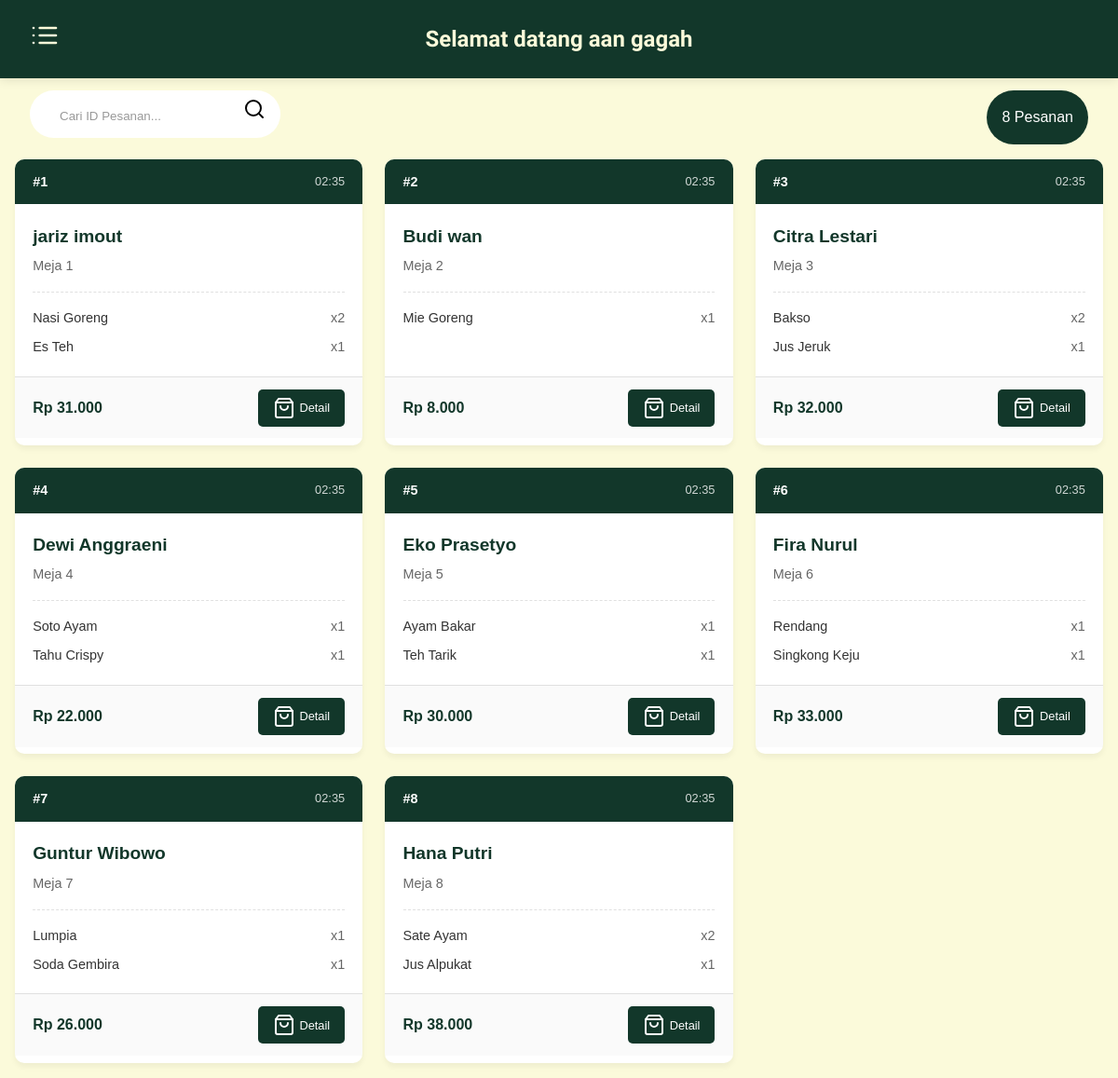
Page /kasir.php (signed in) on the committed database.
### tables this page shows
CREATE TABLE IF NOT EXISTS pesanan (
  id_pesanan INT AUTO_INCREMENT PRIMARY KEY,
  id_pelanggan INT NOT NULL,
  waktu_pesan TIMESTAMP DEFAULT CURRENT_TIMESTAMP,
  total_harga INT NOT NULL,
  pembayaran ENUM('Cash', 'Qris', 'Transfer') NOT NULL,
  FOREIGN KEY (id_pelanggan) REFERENCES pelanggan(id_pelanggan) ON DELETE CASCADE
);

CREATE TABLE IF NOT EXISTS pelanggan (
  id_pelanggan INT AUTO_INCREMENT PRIMARY KEY,
  nama VARCHAR(100) NOT NULL,
  no_meja INT NOT NULL
);

CREATE TABLE IF NOT EXISTS detail_pesanan (
  id INT AUTO_INCREMENT PRIMARY KEY,
  pesanan_id INT NOT NULL,
  menu_id INT NOT NULL,
  jumlah INT NOT NULL,
  FOREIGN KEY (pesanan_id) REFERENCES pesanan(id_pesanan) ON DELETE CASCADE,
  FOREIGN KEY (menu_id) REFERENCES menu(id_menu) ON DELETE CASCADE
);

CREATE TABLE IF NOT EXISTS menu (
  id_menu INT AUTO_INCREMENT PRIMARY KEY,
  nama VARCHAR(100) NOT NULL,
  kategori ENUM('makanan', 'minuman', 'snack') NOT NULL,
  harga INT NOT NULL,
  gambar VARCHAR(255)
);

### getPesanan.php (called while the page is built, shortened)
<?php
function getPesananAktif() {
    global $koneksi;
    $query = "
        SELECT
            p.id_pesanan,
            p.waktu_pesan,
            p.total_harga,
            p.pembayaran,
            pl.nama AS nama_pelanggan,
            pl.no_meja
        FROM pesanan p
        JOIN pelanggan pl ON p.id_pelanggan = pl.id_pelanggan
        LEFT JOIN history_pesanan hp ON p.id_pesanan = hp.pesanan_id
        WHERE hp.pesanan_id IS NULL
        ORDER BY p.waktu_pesan DESC
    ";
    $result = $koneksi->query($query);
    $pesanan_list = [];
    while ($row = $result->fetch_assoc()) {
        $id_pesanan = $row['id_pesanan'];
        $detail_query = "
            SELECT
                m.nama AS nama_menu,
                dp.jumlah,
                m.gambar,
                m.harga
            FROM detail_pesanan dp
            JOIN menu m ON dp.menu_id = m.id_menu
            WHERE dp.pesanan_id = $id_pesanan
        ";
        $detail_result = $koneksi->query($detail_query);
        $items = [];
        while ($detail = $detail_result->fetch_assoc()) {
            $items[] = [
                'nama_menu' => $detail['nama_menu'],
                'jumlah' => $detail['jumlah'],
                'gambar' => $detail['gambar'],
                'harga' => $detail['harga']
            ];
        }
        $pesanan_list[] = [
            'id' => $row['id_pesanan'],
            'waktu_pesan' => $row['waktu_pesan'],
            'total_harga' => $row['total_harga'],
            'pembayaran' => $row['pembayaran'],
            'nama_pelanggan' => $row['nama_pelanggan'],
            'no_meja' => $row['no_meja'],
            'items' => $items
        ];
    }
    return $pesanan_list;
}
?>

### kasir.php (the view, shortened to what this page needs)
<?php
require 'config.php';
require 'getPesanan.php';
$nama_kasir = $_SESSION['nama_kasir'] ?? $_SESSION['username'];
$pesanan = getPesananAktif();
?>
<!DOCTYPE html>
<html lang="en">
<head>
  <link rel="stylesheet" href="https://cdn.jsdelivr.net/npm/bootstrap-icons@1.11.1/font/bootstrap-icons.css">
  <link rel="stylesheet" href="css/styleKasir.css" />
</head>
<body>
  <nav class="navbar">
    <div class="navbar-menu">
      <a href="#" id="menu"><i data-feather="list"></i></a>
    </div>
    <div class="navbar-user" id="navbar-user">
      <h6>Selamat datang <?php echo htmlspecialchars($nama_kasir); ?></h6>
    </div>
  </nav>
  <main class="main-menu">
    <section class="list-pesanan" id="list-pesanan">
      <div class="pesanan-header">
        <div class="search-box">
          <form action="" method="get">
            <input type="text" id="search-input" placeholder="Cari ID Pesanan..." name="search">
            <button type="submit"><i data-feather="search"></i></button>
          </form>
        </div>
        <div class="pesanan-count">
          <span><?php echo count($pesanan); ?> Pesanan</span>
        </div>
      </div>
      <div class="pesanan-container">
        <?php if (empty($pesanan)): ?>
          <div class="empty-state">
            <i data-feather="inbox" class="empty-icon"></i>
            <p>Tidak ada pesanan aktif saat ini</p>
          </div>
        <?php else: ?>
          <?php foreach ($pesanan as $order): ?>
            <div class="pesanan-card">
              <div class="card-header">
                <span class="order-id">#<?php echo $order['id']; ?></span>
                <span class="order-time"><?php echo date('H:i', strtotime($order['waktu_pesan'])); ?></span>
              </div>
              <div class="card-body">
                <div class="customer-info">
                  <h3><?php echo htmlspecialchars($order['nama_pelanggan']); ?></h3>
                  <p>Meja <?php echo $order['no_meja']; ?></p>
                </div>
                <div class="order-summary">
                  <?php foreach ($order['items'] as $item): ?>
                    <div class="order-item" data-image="<?php echo htmlspecialchars($item['gambar']); ?>"
                      data-price="<?php echo intval($item['harga']); ?>">
                      <span class="item-name"><?php echo htmlspecialchars($item['nama_menu']); ?></span>
                      <span class="item-qty">x<?php echo $item['jumlah']; ?></span>
                    </div>
                  <?php endforeach; ?>
                </div>
              </div>
              <div class="card-footer">
                <span class="total-price">Rp <?php echo number_format($order['total_harga'], 0, ',', '.'); ?></span>
                <button class="btn-rincian" data-order-id="<?php echo $order['id']; ?>">
                  <i data-feather="shopping-bag"></i> Detail
                </button>
              </div>
            </div>
          <?php endforeach; ?>
        <?php endif; ?>
      </div>
    </section>
  </main>
</body>
</html>

### css/styleKasir.css (style rules this page uses)
:root { --primary: #12372a; --secondary: #436850; --accent: #adbc9f; --bg: #fbfada; --card-bg: #ffffff; --text: #333333; --text-light: #666666; --border: #e0e0e0; --success: #28a745; --danger: #dc3545; --warning: #ffc107; }
* { margin: 0; padding: 0; box-sizing: border-box; outline: none; border: none; text-decoration: none; }
body { min-height: 100dvh; display: flex; flex-direction: column; font-family: "Poppins", sans-serif; background-color: var(--bg); color: var(--text); line-height: 1.6; }
.navbar { display: flex; align-items: center; padding: 1.4rem 2%; position: relative; background-color: var(--primary); top: 0; left: 0; right: 0; z-index: 10000; box-shadow: 0 2px 10px rgba(0, 0, 0, 0.1); transition: top 0.3s; }
.navbar-menu { display: flex; }
#menu .feather { height: 2rem; width: 2rem; }
.navbar-menu .feather { margin: 0 0.5rem; color: var(--bg); }
.navbar-user { position: absolute; left: 50%; transform: translateX(-50%); text-align: center; white-space: nowrap; }
.navbar-user h6 { font-family: "Lexend Zetta", sans-serif; color: var(--bg); font-size: 1.5rem; }
.pesanan-header { display: flex; justify-content: space-between; margin: 0.8rem 2rem 1rem 2rem; }
.search-box form { background-color: rgb(255, 255, 255); border-radius: 30px; padding: 0.5rem 1rem; transition: all 0.3s; }
.search-box button { background-color: rgb(255, 255, 255); }
.search-box svg { width: 100%; }
.search-box input { background-color: #ffffff; color: var(--primary); padding: 0.5rem 1rem; border-radius: 8px; }
.search-box input::placeholder { color: #999; }
.pesanan-count { background-color: var(--primary); color: white; padding: 1rem; border-radius: 30px; }
.pesanan-container { display: grid; grid-template-columns: repeat(auto-fill, minmax(300px, 1fr)); align-self: center; gap: 1.5rem; margin: 1rem; }
.pesanan-card { height: 100%; background-color: var(--card-bg); border-radius: 10px; box-shadow: 0 4px 6px rgba(0, 0, 0, 0.05); overflow: hidden; transition: transform 0.3s, box-shadow 0.3s; }
.card-header { display: flex; justify-content: space-between; align-items: center; padding: 0.8rem 1.2rem; background-color: var(--primary); color: white; }
.order-id { font-weight: 600; font-size: 0.9rem; }
.order-time { font-size: 0.8rem; opacity: 0.8; }
.card-body { padding: 1.2rem; height: 60%; }
.customer-info h3 { font-size: 1.2rem; margin-bottom: 0.3rem; color: var(--primary); }
.customer-info p { font-size: 0.9rem; color: var(--text-light); }
.order-summary { margin-top: 1rem; border-top: 1px dashed var(--border); padding-top: 1rem; }
.order-item { display: flex; justify-content: space-between; margin-bottom: 0.5rem; font-size: 0.9rem; }
.item-name { color: var(--text); }
.item-qty { color: var(--text-light); }
.card-footer { display: flex; justify-content: space-between; align-items: center; padding: 0.8rem 1.2rem; border-top: 1px solid var(--border); background-color: rgba(0, 0, 0, 0.02); }
.total-price { font-weight: 600; color: var(--primary); }
.btn-rincian { background-color: var(--primary); color: white; padding: 0.5rem 1rem; border-radius: 5px; font-size: 0.8rem; cursor: pointer; display: flex; align-items: center; gap: 0.3rem; transition: background-color 0.3s; }

### rows in the picture
pesanan: id "1", waktu_pesan "02:35", id_pelanggan.nama "jariz imout", id_pelanggan.no_meja "1", total_harga "31.000"
detail_pesanan: menu.nama "Nasi Goreng", jumlah "2"
detail_pesanan: menu.nama "Es Teh", jumlah "1"
pesanan: id "2", waktu_pesan "02:35", id_pelanggan.nama "Budi wan", id_pelanggan.no_meja "2", total_harga "8.000"
detail_pesanan: menu.nama "Mie Goreng", jumlah "1"
pesanan: id "3", waktu_pesan "02:35", id_pelanggan.nama "Citra Lestari", id_pelanggan.no_meja "3", total_harga "32.000"
detail_pesanan: menu.nama "Bakso", jumlah "2"
detail_pesanan: menu.nama "Jus Jeruk", jumlah "1"
pesanan: id "4", waktu_pesan "02:35", id_pelanggan.nama "Dewi Anggraeni", id_pelanggan.no_meja "4", total_harga "22.000"
detail_pesanan: menu.nama "Soto Ayam", jumlah "1"
detail_pesanan: menu.nama "Tahu Crispy", jumlah "1"
pesanan: id "5", waktu_pesan "02:35", id_pelanggan.nama "Eko Prasetyo", id_pelanggan.no_meja "5", total_harga "30.000"
detail_pesanan: menu.nama "Ayam Bakar", jumlah "1"
detail_pesanan: menu.nama "Teh Tarik", jumlah "1"
pesanan: id "6", waktu_pesan "02:35", id_pelanggan.nama "Fira Nurul", id_pelanggan.no_meja "6", total_harga "33.000"
detail_pesanan: menu.nama "Rendang", jumlah "1"
detail_pesanan: menu.nama "Singkong Keju", jumlah "1"
pesanan: id "7", waktu_pesan "02:35", id_pelanggan.nama "Guntur Wibowo", id_pelanggan.no_meja "7", total_harga "26.000"
detail_pesanan: menu.nama "Lumpia", jumlah "1"
detail_pesanan: menu.nama "Soda Gembira", jumlah "1"
pesanan: id "8", waktu_pesan "02:35", id_pelanggan.nama "Hana Putri", id_pelanggan.no_meja "8", total_harga "38.000"
detail_pesanan: menu.nama "Sate Ayam", jumlah "2"
detail_pesanan: menu.nama "Jus Alpukat", jumlah "1"

### other values in the picture
$nama_kasir "aan gagah"
count($pesanan) "8"
